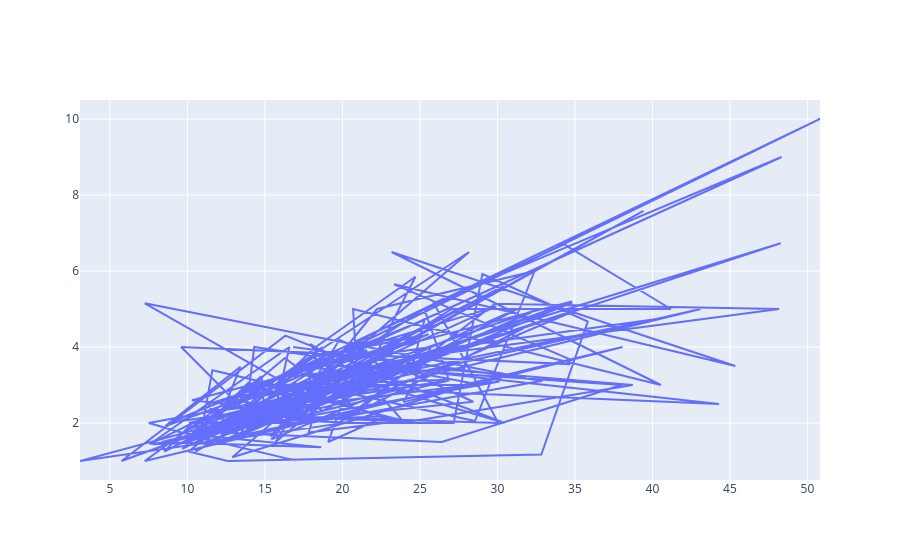

Notebook cell for this chart:
### Code cell
fig=go.Figure()
fig.add_trace(go.Scatter(x=tips.total_bill,y=tips.tip,mode='lines'))

### Figure 1 — Plotly figure (JSON) as saved in the notebook; plotly's stock layout.template omitted (floating-point values rounded to 4 significant figures; data arrays with more than 128 entries replaced by an {"elided": "..."} marker saying what was removed)
{"data": [{"mode": "lines", "type": "scatter", "x": {"elided": "244 float values"}, "y": {"elided": "244 float values"}}], "layout": {}}
